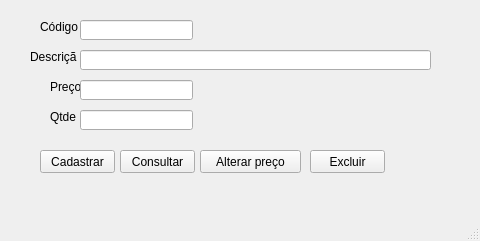
<?xml version="1.0" encoding="UTF-8"?>
<ui version="4.0">
 <class>MainWindow</class>
 <widget class="QMainWindow" name="MainWindow">
  <property name="geometry">
   <rect>
    <x>0</x>
    <y>0</y>
    <width>480</width>
    <height>241</height>
   </rect>
  </property>
  <property name="windowTitle">
   <string>Loja de Informática</string>
  </property>
  <widget class="QWidget" name="centralwidget">
   <widget class="QLabel" name="label">
    <property name="geometry">
     <rect>
      <x>40</x>
      <y>20</y>
      <width>47</width>
      <height>14</height>
     </rect>
    </property>
    <property name="text">
     <string>Código</string>
    </property>
   </widget>
   <widget class="QLabel" name="label_2">
    <property name="geometry">
     <rect>
      <x>30</x>
      <y>50</y>
      <width>47</width>
      <height>14</height>
     </rect>
    </property>
    <property name="text">
     <string>Descrição</string>
    </property>
   </widget>
   <widget class="QLabel" name="label_3">
    <property name="geometry">
     <rect>
      <x>50</x>
      <y>80</y>
      <width>47</width>
      <height>14</height>
     </rect>
    </property>
    <property name="text">
     <string>Preço</string>
    </property>
   </widget>
   <widget class="QLabel" name="label_4">
    <property name="geometry">
     <rect>
      <x>50</x>
      <y>110</y>
      <width>47</width>
      <height>14</height>
     </rect>
    </property>
    <property name="text">
     <string>Qtde</string>
    </property>
   </widget>
   <widget class="QLineEdit" name="leCodigo">
    <property name="geometry">
     <rect>
      <x>80</x>
      <y>20</y>
      <width>113</width>
      <height>20</height>
     </rect>
    </property>
   </widget>
   <widget class="QLineEdit" name="leDescricao">
    <property name="geometry">
     <rect>
      <x>80</x>
      <y>50</y>
      <width>351</width>
      <height>20</height>
     </rect>
    </property>
   </widget>
   <widget class="QLineEdit" name="lePreco">
    <property name="geometry">
     <rect>
      <x>80</x>
      <y>80</y>
      <width>113</width>
      <height>20</height>
     </rect>
    </property>
   </widget>
   <widget class="QLineEdit" name="leQtde">
    <property name="geometry">
     <rect>
      <x>80</x>
      <y>110</y>
      <width>113</width>
      <height>20</height>
     </rect>
    </property>
   </widget>
   <widget class="QPushButton" name="pbCadastrar">
    <property name="geometry">
     <rect>
      <x>40</x>
      <y>150</y>
      <width>75</width>
      <height>23</height>
     </rect>
    </property>
    <property name="text">
     <string>Cadastrar</string>
    </property>
   </widget>
   <widget class="QPushButton" name="pbConsultar">
    <property name="geometry">
     <rect>
      <x>120</x>
      <y>150</y>
      <width>75</width>
      <height>23</height>
     </rect>
    </property>
    <property name="text">
     <string>Consultar</string>
    </property>
   </widget>
   <widget class="QPushButton" name="pbAlterar">
    <property name="geometry">
     <rect>
      <x>200</x>
      <y>150</y>
      <width>101</width>
      <height>23</height>
     </rect>
    </property>
    <property name="text">
     <string>Alterar preço</string>
    </property>
   </widget>
   <widget class="QPushButton" name="pbExcluir">
    <property name="geometry">
     <rect>
      <x>310</x>
      <y>150</y>
      <width>75</width>
      <height>23</height>
     </rect>
    </property>
    <property name="text">
     <string>Excluir</string>
    </property>
   </widget>
  </widget>
  <widget class="QMenuBar" name="menubar">
   <property name="geometry">
    <rect>
     <x>0</x>
     <y>0</y>
     <width>480</width>
     <height>22</height>
    </rect>
   </property>
  </widget>
  <widget class="QStatusBar" name="statusbar"/>
 </widget>
 <resources/>
 <connections/>
</ui>
